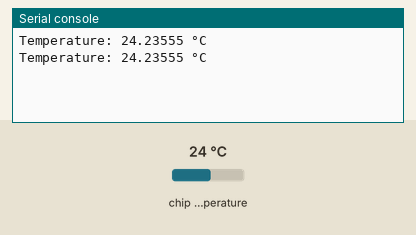
Simulated run of this program. Board: Raspberry Pi Pico running MicroPython. Shown: the last lines printed to the serial console. The test bench sets the inputs (shaded band); at power-on: chip temperature 24 °C.

Above: at 1.2 s.
1.3 s: chip temperature set to 1 °C
At 2.6 s:
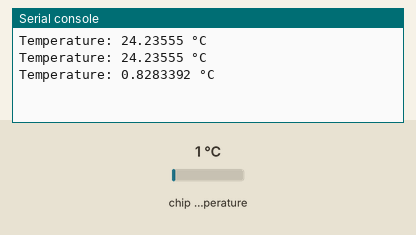
2.8 s: chip temperature set to 11 °C
At 3.8 s:
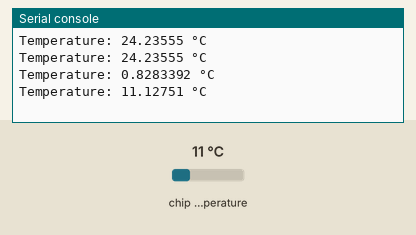
Timing chart, 0 to 5.8 s (numbered marks = the images above; inputs shaded):
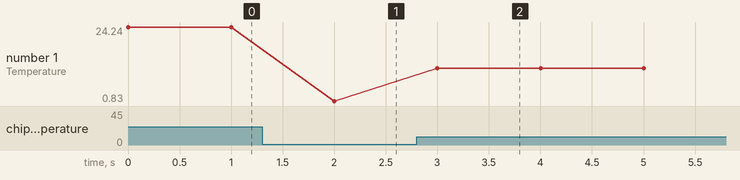

The program:

InternalTemp.py
```python
import machine
import utime

temp_sensor = machine.ADC(4)

while True:
    reading = temp_sensor.read_u16()
    voltage = reading * 3.3 / 65535
    temperature = 27 - (voltage - 0.706) / 0.001721

    print("Temperature:", temperature, "°C")
    utime.sleep(1)
```

Measured:
- after the input at 1.3 s, the serial console: prints a new line after 0.70 s (image 1)
- after the input at 2.8 s, the serial console: prints a new line after 0.20 s (image 2)
- plotted number 1: 24.24 → 0.83 after the input at 1.3 s, 0.83 → 11.13 after the input at 2.8 s
